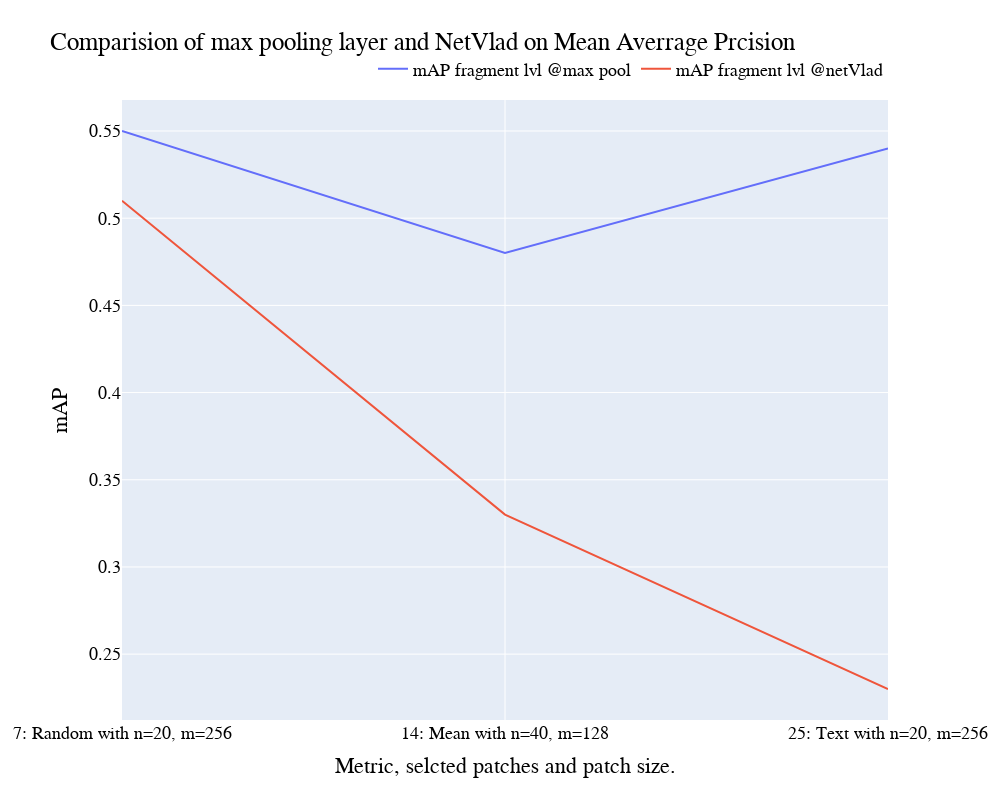

Notebook source saved alongside this figure:
### Code cell
maps_ref = []
accs_ref = []
maps_test = []
accs_test = []

for dataset in ref_datasets:
    
    # validation
    out_ref = f'/Users/beantown/PycharmProjects/master-thesis/results/{dataset}/logs/'
    out_resnet = f'/Users/beantown/PycharmProjects/master-thesis/results/netvlad/{dataset}/logs/'
    
    log_file = out_ref + 'img_val_acc.csv'
    df_ref  = pd.read_csv(log_file, index_col=0)
    df_ref = df_ref[df_ref.classes != 15110]
    df_ref = df_ref[df_ref.classes != 131661]
    
    map_ref = round(df_ref.mean_average_precision.mean(),2)
    acc_ref = round(df_ref.precision_at_1.mean(),2)
    maps_ref.append(map_ref)
    accs_ref.append(acc_ref)
    
    log_file = out_resnet + 'img_val_acc.csv'
    df_test  = pd.read_csv(log_file, index_col=0)
    df_test = df_test[df_test.classes != 15110]
    df_test = df_test[df_test.classes != 131661]
    map_test = round(df_test.mean_average_precision.mean(),2)
    acc_test = round(df_test.precision_at_1.mean(),2)
    maps_test.append(map_test)
    accs_test.append(acc_test)
    
    if False:
        print(f'Results {ref_datasets}:')
        print(f'mAP: {map_image}')
        print(f'mAP: {acc_image}')
        print('')
        
df_map_ref = pd.DataFrame(ref_datasets, columns=['dataset'])
df_map_ref['mAP'] = maps_ref
df_map_ref['type'] = 'mAP fragment lvl @max pool'

df_map_test = pd.DataFrame(ref_datasets, columns=['dataset'])
df_map_test['mAP'] = maps_test
df_map_test['type'] = 'mAP fragment lvl @netVlad'

df_acc_ref = pd.DataFrame(ref_datasets, columns=['dataset'])
df_acc_ref['value'] = accs_ref
df_acc_ref['type'] = 'top-1-accuracy fragment lvl @max pool'

df_acc_test = pd.DataFrame(ref_datasets, columns=['dataset'])
df_acc_test['value'] = accs_test
df_acc_test['type'] = 'top-1-accuracy fragment lvl @netVlad'

frames = [df_map_ref, df_map_test]
df = pd.concat(frames)
#df.head()

fig = px.line(df,
              x="dataset",
              y="mAP",
              color='type',
            title='Comparision of max pooling layer and NetVlad on Mean Averrage Prcision',width=1000, height=800)


fig.update_layout(
       xaxis = dict(
           title = 'Metric, selcted patches and patch size.',
        tickmode = 'array',
        tickvals = [0, 1, 2],
        ticktext = ['7: Random with n=20, m=256',                                        
                    '14: Mean with n=40, m=128',                    
                    '25: Text with n=20, m=256',]
    ),    
    font=dict(family="Serif",size=18,color='black'),
  legend=dict(title='', orientation="h",
    yanchor="bottom",
    y=1.02,
    xanchor="right",
    x=1))
    
fig.show()

### Figure 1 — Plotly figure (JSON) as saved in the notebook; plotly's stock layout.template omitted (floating-point values rounded to 4 significant figures)
{"data": [{"hovertemplate": "type=mAP fragment lvl @max pool<br>dataset=%{x}<br>mAP=%{y}<extra></extra>", "legendgroup": "mAP fragment lvl @max pool", "line": {"color": "#636efa", "dash": "solid"}, "marker": {"symbol": "circle"}, "mode": "lines", "name": "mAP fragment lvl @max pool", "orientation": "v", "showlegend": true, "type": "scatter", "x": ["7_baseline_big_big", "14_mean_medium_bigger", "25_text_big_big"], "xaxis": "x", "y": [0.55, 0.48, 0.54], "yaxis": "y"}, {"hovertemplate": "type=mAP fragment lvl @netVlad<br>dataset=%{x}<br>mAP=%{y}<extra></extra>", "legendgroup": "mAP fragment lvl @netVlad", "line": {"color": "#EF553B", "dash": "solid"}, "marker": {"symbol": "circle"}, "mode": "lines", "name": "mAP fragment lvl @netVlad", "orientation": "v", "showlegend": true, "type": "scatter", "x": ["7_baseline_big_big", "14_mean_medium_bigger", "25_text_big_big"], "xaxis": "x", "y": [0.51, 0.33, 0.23], "yaxis": "y"}], "layout": {"font": {"color": "black", "family": "Serif", "size": 18}, "height": 800, "legend": {"orientation": "h", "title": {"text": ""}, "tracegroupgap": 0, "x": 1, "xanchor": "right", "y": 1.02, "yanchor": "bottom"}, "title": {"text": "Comparision of max pooling layer and NetVlad on Mean Averrage Prcision"}, "width": 1000, "xaxis": {"anchor": "y", "autorange": true, "domain": [0, 1], "range": [0, 2], "tickmode": "array", "ticktext": ["7: Random with n=20, m=256", "14: Mean with n=40, m=128", "25: Text with n=20, m=256"], "tickvals": [0, 1, 2], "title": {"text": "Metric, selcted patches and patch size."}, "type": "category"}, "yaxis": {"anchor": "x", "autorange": true, "domain": [0, 1], "range": [0.2122, 0.5678], "title": {"text": "mAP"}, "type": "linear"}}}
